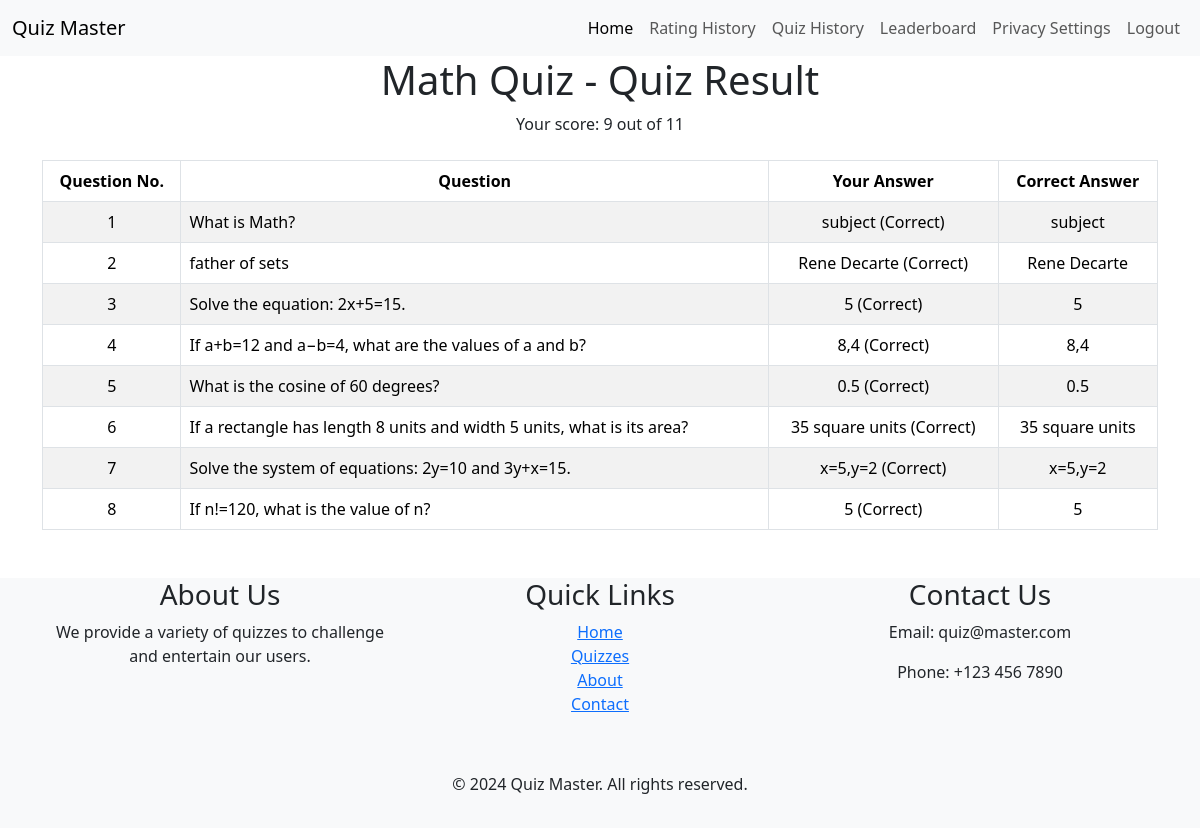
The app's page /quiz/1/result/ (signed in) with its own data.
### quizzes/models.py (models this page shows, shortened)
class Quiz(models.Model):
    title = models.CharField(max_length=255)
    description = models.TextField()
    category = models.ForeignKey(Category, on_delete=models.CASCADE)
    has_time_limit = models.BooleanField(default=False)
    created_at = models.DateTimeField(auto_now_add=True, editable=False)
    updated_at = models.DateTimeField(auto_now=True)
    image = models.ImageField(upload_to='quizzes/media/uploads', null=True,
                              blank=True, help_text='Upload an image for the quiz')

class UserQuizHistory(models.Model):
    user = models.ForeignKey(User, on_delete=models.CASCADE)
    quiz = models.ForeignKey(Quiz, on_delete=models.CASCADE)
    score = models.IntegerField()
    totalMarks = models.IntegerField(default=0)
    completed_at = models.DateTimeField(auto_now_add=True)
    selected_choices = models.ManyToManyField(
        Choice, related_name='selected_choices', blank=True)

class Question(models.Model):
    quiz = models.ForeignKey(
        Quiz, on_delete=models.CASCADE, related_name='questions', default=1)
    quizQuestion = models.CharField(max_length=255)
    quizMark = models.IntegerField(default=1)

class Choice(models.Model):
    question = models.ForeignKey(Question, on_delete=models.CASCADE)
    quizAnswer = models.CharField(max_length=255)
    is_correct = models.BooleanField(default=False)

### core/views.py (the view)
# urls.py: path('quiz/<int:quiz_id>/result/', quiz_result, name='quiz_result'),
@login_required
def quiz_result(request, quiz_id):
    quiz = get_object_or_404(Quiz, id=quiz_id)
    user_quiz_history = UserQuizHistory.objects.filter(
        user=request.user, quiz=quiz).latest('completed_at')
    context = {
        'quiz': quiz,
        'user_quiz_history': user_quiz_history,
    }
    return render(request, 'quiz_result.html', context)

### core/templates/quiz_result.html
{% extends 'base.html' %}
{% block content %}
<h1 class="text-center">{{ quiz.title }} - Quiz Result</h1>
<div class="container">
    <p class="text-center">Your score: {{ user_quiz_history.score }} out of {{ user_quiz_history.totalMarks }}</p>
    <table class="table table-striped table-bordered mt-4">
        <thead>
            <tr class="text-center">
                <th>Question No.</th>
                <th>Question</th>
                <th>Your Answer</th>
                <th>Correct Answer</th>
            </tr>
        </thead>
        <tbody>
            {% for question in quiz.questions.all %}
            <tr>
                <td class="text-center">{{ forloop.counter }}</td>
                <td>{{ question.quizQuestion }}</td>
                <td class="text-center">
                    {% for choice in question.choice_set.all %}
                    {% if choice in user_quiz_history.selected_choices.all %}
                    {% if choice.is_correct %}
                    <span>{{ choice.quizAnswer }} (Correct)</span><br>
                    {% else %}
                    <span>{{ choice.quizAnswer }} (Incorrect)</span><br>
                    {% endif %}
                    {% endif %}
                    {% endfor %}
                </td>
                <td class="text-center">
                    {% for choice in question.choice_set.all %}
                    {% if choice.is_correct %}
                    <span>{{ choice.quizAnswer }}</span><br>
                    {% endif %}
                    {% endfor %}
                </td>
            </tr>
            {% endfor %}
        </tbody>
    </table>
</div>
{% endblock %}

### records on screen
Quiz: title "Math Quiz"
UserQuizHistory: score "9", totalMarks "11"
Question: quizQuestion "What is Math?"
Choice: quizAnswer "subject"
Question: quizQuestion "father of sets"
Choice: quizAnswer "Rene Decarte"
Question: quizQuestion "Solve the equation: 2x+5=15."
Choice: quizAnswer "5"
Question: quizQuestion "If a+b=12 and a−b=4, what are the values of a and b?"
Choice: quizAnswer "8,4"
Question: quizQuestion "What is the cosine of 60 degrees?"
Choice: quizAnswer "0.5"
Question: quizQuestion "If a rectangle has length 8 units and width 5 units, what is its area?"
Choice: quizAnswer "35 square units"
Question: quizQuestion "Solve the system of equations: 2y=10 and 3y+x=15."
Choice: quizAnswer "x=5,y=2"
Question: quizQuestion "If n!=120, what is the value of n?"
Choice: quizAnswer "5"
